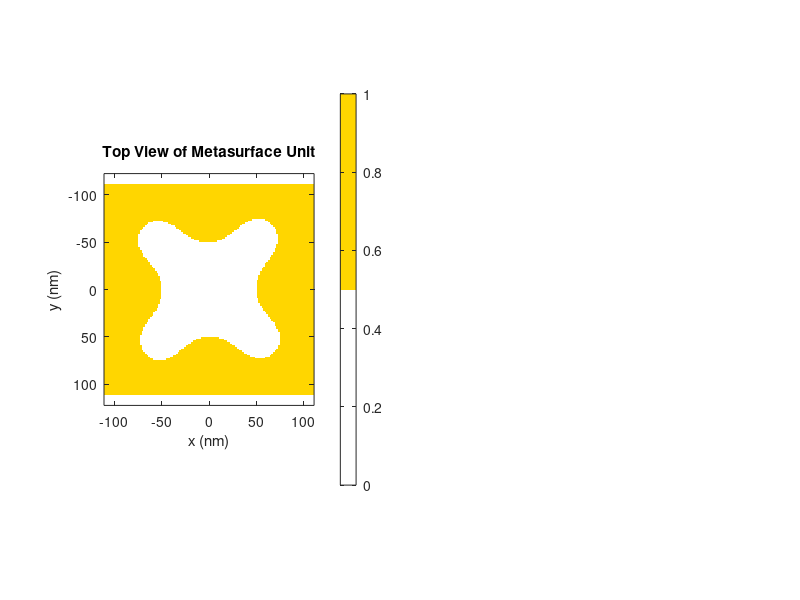

MATLAB code to generate this figure: (Note: this script raises an error after producing the figure.)
% Load gold refractive index data and pattern
Au_data = dlmread('Au_nk.txt');
wavelength_Au = Au_data(:,1);
n_Au = Au_data(:,2) + 1i*Au_data(:,3);

% Load the pattern data
load('optimized_result.mat', 'Pattern', 'Period');
binary_pattern = Pattern{93};  % Get the pattern
period = Period(93);  % Get period for the desired pattern

%% Single configuration plot
% Create figure with two subplots
figure('Position', [100 100 900 400]);

% Subplot 1: Top-down view
subplot(1,2,1);
imagesc([-period/2 period/2], [-period/2 period/2], binary_pattern);
colormap([1 1 1; 1 0.84 0]);  % White for SOG, gold color for Au
axis equal tight;
xlabel('x (nm)');
ylabel('y (nm)');
title('Top View of Metasurface Unit');
c = colorbar;
c.Ticks = [0.25 0.75];
c.TickLabels = {'SOG', 'Au'};

% Subplot 2: Side profile schematic
subplot(1,2,2);
hold on;

% Draw substrate (SOG)
rectangle('Position', [-period/2 -40 period 40], 'FaceColor', [0.9 0.9 0.9], 'EdgeColor', 'k');
text(-period/2-20, -20, 'SOG', 'FontSize', 10);

% Draw metasurface layer
rectangle('Position', [-period/2 0 period 20], 'FaceColor', [1 0.84 0], 'EdgeColor', 'k');
text(-period/2-20, 10, '20nm Au', 'FontSize', 10);

% Draw superstrate (quartz)
rectangle('Position', [-period/2 20 period 40], 'FaceColor', [0.8 0.8 1], 'EdgeColor', 'k');
text(-period/2-20, 40, 'Quartz', 'FontSize', 10);

% Format plot
axis equal;
xlim([-period/2-50 period/2+50]);
ylim([-50 70]);
xlabel('x (nm)');
ylabel('z (nm)');
title('Side Profile of Metasurface Structure');
grid on;

% Add period annotation
arrow_y = -45;
arrow_x = period/2;
annotation('doublearrow', ...
    [(arrow_x-period/2)/period+0.3 (arrow_x)/period+0.3], ...
    [arrow_y/120+0.5 arrow_y/120+0.5]);
text(0, arrow_y, [num2str(period) ' nm'], ...
    'HorizontalAlignment', 'center', 'VerticalAlignment', 'top');

% Overall title
sgtitle('Metasurface Unit Structure', 'FontSize', 14);

% Make figure background white
set(gcf, 'Color', 'w');

%% Complete 100 layer plot
% Loop through 5 figures, each with 20 subplots
for fig = 1:5
    figure('Position', [100 100 1200 800]);
    
    for i = 1:20
        pattern_idx = (fig-1)*20 + i;
        binary_pattern = Pattern{pattern_idx};
        period = Period(pattern_idx);
        
        subplot(4,5,i);
        imagesc([-period/2 period/2], [-period/2 period/2], binary_pattern);
        colormap([1 1 1; 1 0.84 0]);  % White for SOG, gold color for Au
        axis equal tight;
        xlabel('x (nm)');
        ylabel('y (nm)');
        title(['Pattern ' num2str(pattern_idx)]);
    end
    
    sgtitle(['Metasurface Patterns ' num2str((fig-1)*20+1) ' - ' num2str(fig*20)], 'FontSize', 14);
    set(gcf, 'Color', 'w');
end
